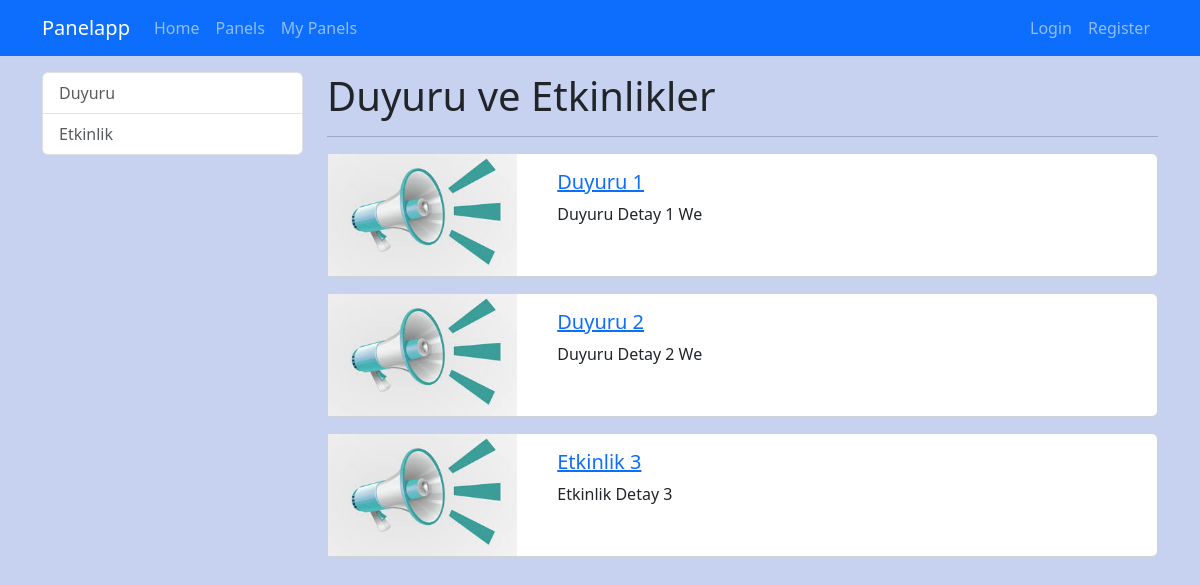
Page /panels on the committed database.
### panel/models.py (models this page shows, shortened)
class Category(models.Model):
    name = models.CharField(max_length=150)
    slug = models.SlugField(null=False, blank=True, unique=True, db_index=True, editable=False)

class Panel(models.Model):
    title = models.CharField(max_length=200)
    image = models.ImageField(upload_to="panels")
    is_active = models.BooleanField(default=True)
    is_joined = models.BooleanField(default=False)
    description = RichTextField()
    slug = models.SlugField(null=False, blank=True, unique=True, db_index=True, editable=False)
    categories = models.ManyToManyField(Category, blank=True)

### panel/views.py (the view)
# urls.py: path("panels", views.panels, name="panels"),
def panels(request):
    context = {
        "panels": Panel.objects.all(),
        "categories": Category.objects.all()
    }
    return render(request, "panel/panels.html", context)

### panel/templates/panel/panels.html (shortened to what this page needs)
{% extends "base.html" %}
{% block content %}
    <div class="container mt-3">
    <div class="row">
        <div class="col-3">
            {% include 'partials/_categories.html' %}
        </div>
        <div class="col-9">
            <h1>Duyuru ve Etkinlikler</h1>
            <hr>
            {% if panels|length > 0 %}
                {% for panel in panels %}
                    {% include 'panel/partials/_panel.html' %}
                {% endfor %}
            {% else %}
                <div class="alert alert-warning">No Panels</div>
            {% endif %}
        </div>
    </div>
</div>
{% endblock %}

### templates/base.html (shortened to what this page needs)
{% load static %}
<!DOCTYPE html>
<html lang="en">
<head>
    <link rel="stylesheet" href="{% static 'css/bootstrap.min.css' %}">
    <link rel="stylesheet" href="{% static 'css/base.css' %}">
</head>
<body>
    {% include 'partials/_navbar.html' %}
    {%  block content  %}{%  endblock  %}
</body>
</html>

### templates/partials/_navbar.html (shortened to what this page needs)
<nav class="navbar navbar-dark bg-primary navbar-expand-lg">
    <div class="container">
        <a class="navbar-brand" href="{% url 'home' %}">Panelapp</a>
        <div class="collapse navbar-collapse" id="navbar">
            <ul class="navbar-nav me-auto">
            <li class="nav-item">
                <a class="nav-link" href="{% url 'home' %}">Home</a>
            </li>
            <li class="nav-item">
                <a class="nav-link" href="{% url 'panels' %}">Panels</a>
            </li>
            <li class="nav-item">
                <a class="nav-link" href="{% url 'my_panels' %}">My Panels</a>
            </li>
            </ul>
        </div>
        <ul class="navbar-nav ms-auto">
            {% if user.is_authenticated %}
                <li class="nav-item">
                    <a class="nav-link" href="{% url "profile" %}">{{ user.get_full_name|title }}</a>
                </li>
                <li class="nav-item">
                    <a class="nav-link" href="{% url 'logout' %}">Logout</a>
                </li>
            {% else %}
                <li class="nav-item">
                    <a class="nav-link" href="{% url 'login' %}">Login</a>
                </li>
                <li class="nav-item">
                    <a class="nav-link" href="{% url 'register' %}">Register</a>
                </li>
            {% endif %}
        </ul>
    </div>
</nav>

### templates/partials/_categories.html
<div class="list-group">
    {% for category in categories %}
        {% if  category.slug == selected_category %}
            <a class="list-group-item list-group-item-action active" href="{% url 'panels_by_category' category.slug %}">
                {{ category.name|title }}
            </a>
        {% else %}
            <a class="list-group-item list-group-item-action" href="{% url 'panels_by_category' category.slug %}">
                {{ category.name|title }}
            </a>
        {% endif %}
    {% endfor %}
</div>

### panel/templates/panel/partials/_panel.html
{% load static %}
<div class="card mb-3">
    <div class="row">
        <div class="col-md-3">
            <img src="{{ panel.image.url }}" alt="" class="img-fluid">
        </div>
        <div class="col-md-9">
            <div class="card-body">
                <h5 class="card-title">
                    <a href="{% url 'panel_details' panel.slug %}">
                        {{ panel.title }}
                    </a>
                </h5>
                <p class="card-text">{{ panel.description|striptags|slice:"0:20" }}</p>
            </div>
        </div>
    </div>
</div>

### static/css/base.css (style rules this page uses)
body { background-color: rgba(129, 155, 224, 0.445); }

### rows in the picture
Category: name "Duyuru"
Category: name "Etkinlik"
Panel: image (picture), title "Duyuru 1", description "Duyuru Detay 1 We"
Panel: image (picture), title "Duyuru 2", description "Duyuru Detay 2 We"
Panel: image (picture), title "Etkinlik 3", description "Etkinlik Detay 3"
